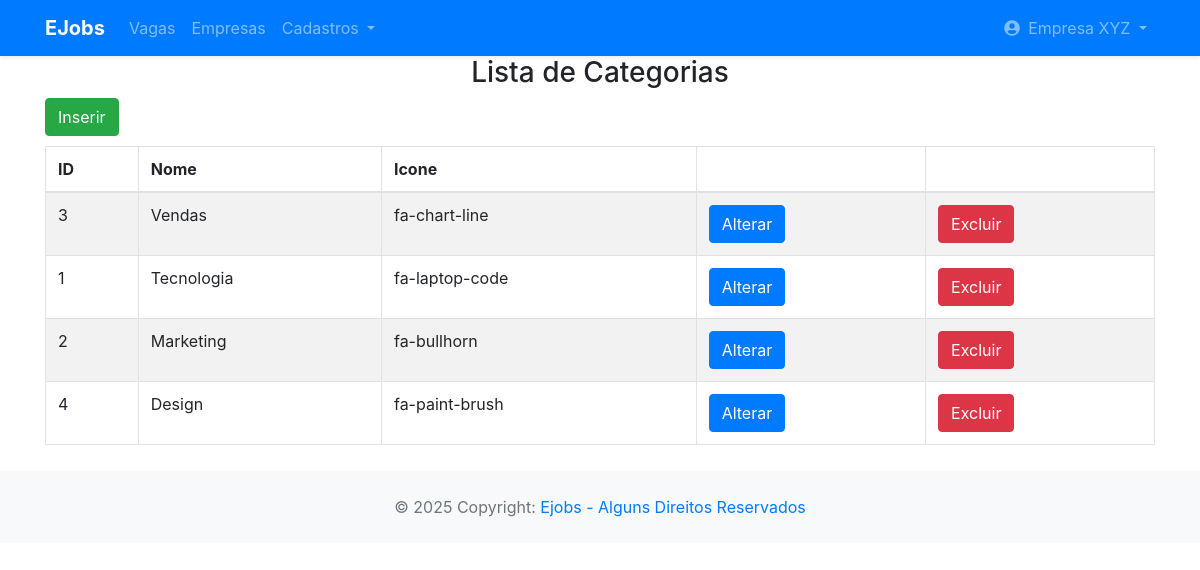
/app/controller/CategoriaController.php?action=list (signed in), run on the app's committed database.
### tables this page shows
CREATE TABLE categorias (
    id INT PRIMARY KEY AUTO_INCREMENT,
    nome VARCHAR(255),
    icone VARCHAR(255)
);

### app/controller/CategoriaController.php (called while the page is built, shortened)
<?php
include_once(__DIR__ . "/../dao/CategoriaDAO.php");
class CategoriaController extends Controller {
    private CategoriaDAO $categoriaDao;
    public function __construct() {
        $this->categoriaDao = new CategoriaDAO();
        $this->handleAction();
    }
    protected function list(string $msgErro = "", string $msgSucesso = "") {
        $categorias = $this->categoriaDao->list();
        $dados["lista"] = $categorias;
        $this->loadView("categoria/categoria_list.php", $dados,  $msgErro, $msgSucesso);
    }
}
new CategoriaController();

### app/model/Categoria.php (called while the page is built, shortened)
<?php
class Categoria {
    private ?int $id;
    private ?string $nome;
    private ?string $icone;
    public function getId(): ?int
    {
        return $this->id;
    }
    public function setId(?int $id): self
    {
        $this->id = $id;
        return $this;
    }
    public function getNome(): ?string
    {
        return $this->nome;
    }
    public function setNome(?string $nome): self
    {
        $this->nome = $nome;
        return $this;
    }
    public function getIcone(): ?string
    {
        return $this->icone;
    }
    public function setIcone(?string $icone): self
    {
        $this->icone = $icone;
        return $this;
    }
}

### app/dao/CategoriaDAO.php (called while the page is built, shortened)
<?php
include_once(__DIR__ . "/../model/Categoria.php");
class CategoriaDAO {
     public function list() {
        $conn = Connection::getConn();
        $sql = "SELECT *
                FROM categorias c
                ORDER BY c.nome DESC ";
        $stm = $conn->prepare($sql);
        $stm->execute();
        $result = $stm->fetchAll();
        return $this->mapCategoria($result);
    }
    private function mapCategoria($result) {
        $categorias = array();
        foreach ($result as $dado) {
            $categoria = new Categoria();
            $categoria->setId($dado['id']);
            $categoria->setNome($dado['nome']);
            $categoria->setIcone($dado['icone']);
            $categoria->setTotalVagas($dado['total_vagas'] ?? 0);
            array_push($categorias, $categoria);
        }
        return $categorias;
    }
}

### app/view/categoria/categoria_list.php (the view, shortened to what this page needs)
<?php
require_once(__DIR__ . "/../include/header.php");
require_once(__DIR__ . "/../include/menu.php");
?>
<h3 class="text-center">Lista de Categorias</h3>
<div class="container">
    <div class="row">
        <div class="col-3">
            <a class="btn btn-success"
                href="<?= BASEURL ?>/controller/CategoriaController.php?action=create">
                Inserir</a>
        </div>
        <div class="col-9">
        </div>
    </div>
    <div class="row" style="margin-top: 10px;">
        <div class="col-12">
            <table id="tabUsuarios" class='table table-striped table-bordered'>
                <thead>
                    <tr>
                        <th>ID</th>
                        <th>Nome</th>
                        <th>Icone</th>
                        <th></th>
                        <th></th>
                    </tr>
                </thead>
                <tbody>
                    <?php foreach($dados['lista'] as $categoria): ?>
                        <tr>
                            <td><?php echo $categoria->getId(); ?></td>
                            <td><?= $categoria->getNome(); ?></td>
                            <td><?= $categoria->getIcone(); ?></td>
                            <td><a class="btn btn-primary"
                                href="<?= BASEURL ?>/controller/CategoriaController.php?action=edit&id=<?= $categoria->getId() ?>">
                                Alterar</a>
                            </td>
                            <td><a class="btn btn-danger"
                                onclick="return confirm('Confirma a exclusão de Categoria?');"
                                href="<?= BASEURL ?>/controller/CategoriaController.php?action=delete&id=<?= $categoria->getId() ?>">
                                Excluir</a>
                            </td>
                        </tr>
                    <?php endforeach; ?>
                </tbody>
            </table>
        </div>
    </div>
</div>
<?php
require_once(__DIR__ . "/../include/footer.php");
?>

### data on the page
categorias: id "3", nome "Vendas", icone "fa-chart-line"
categorias: id "1", nome "Tecnologia", icone "fa-laptop-code"
categorias: id "2", nome "Marketing", icone "fa-bullhorn"
categorias: id "4", nome "Design", icone "fa-paint-brush"

### other printed values
$nome "Empresa XYZ"
